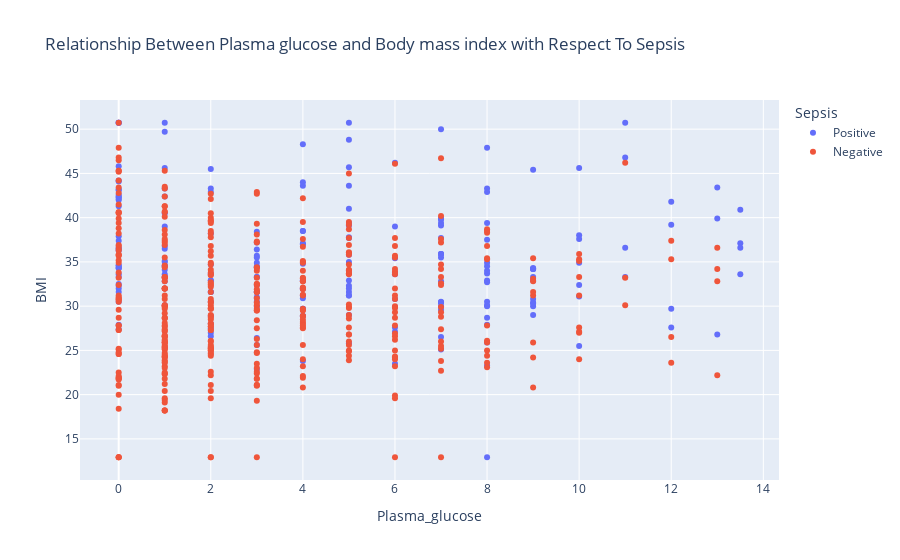

Notebook code for this chart:
### Markdown cell above
- Relationship Between Plasma glucose and Body mass index with Respect To Sepsis

### Code cell
fig_4=px.scatter(train, x="Plasma_glucose", y= "BMI",color= "Sepsis", 
                 title= "Relationship Between Plasma glucose and Body mass index with Respect To Sepsis")

iplot(fig_4)

### Figure 1 — Plotly figure (JSON) as saved in the notebook; plotly's stock layout.template omitted (floating-point values rounded to 4 significant figures; data arrays with more than 128 entries replaced by an {"elided": "..."} marker saying what was removed)
{"data": [{"hovertemplate": "Sepsis=Positive<br>Plasma_glucose=%{x}<br>BMI=%{y}<extra></extra>", "legendgroup": "Positive", "marker": {"color": "#636efa", "symbol": "circle"}, "mode": "markers", "name": "Positive", "orientation": "v", "showlegend": true, "type": "scatter", "x": {"elided": "208 float values"}, "xaxis": "x", "y": {"elided": "208 float values"}, "yaxis": "y"}, {"hovertemplate": "Sepsis=Negative<br>Plasma_glucose=%{x}<br>BMI=%{y}<extra></extra>", "legendgroup": "Negative", "marker": {"color": "#EF553B", "symbol": "circle"}, "mode": "markers", "name": "Negative", "orientation": "v", "showlegend": true, "type": "scatter", "x": {"elided": "391 int values"}, "xaxis": "x", "y": {"elided": "391 float values"}, "yaxis": "y"}], "layout": {"legend": {"title": {"text": "Sepsis"}, "tracegroupgap": 0}, "title": {"text": "Relationship Between Plasma glucose and Body mass index with Respect To Sepsis"}, "xaxis": {"anchor": "y", "domain": [0, 1], "title": {"text": "Plasma_glucose"}}, "yaxis": {"anchor": "x", "domain": [0, 1], "title": {"text": "BMI"}}}}
